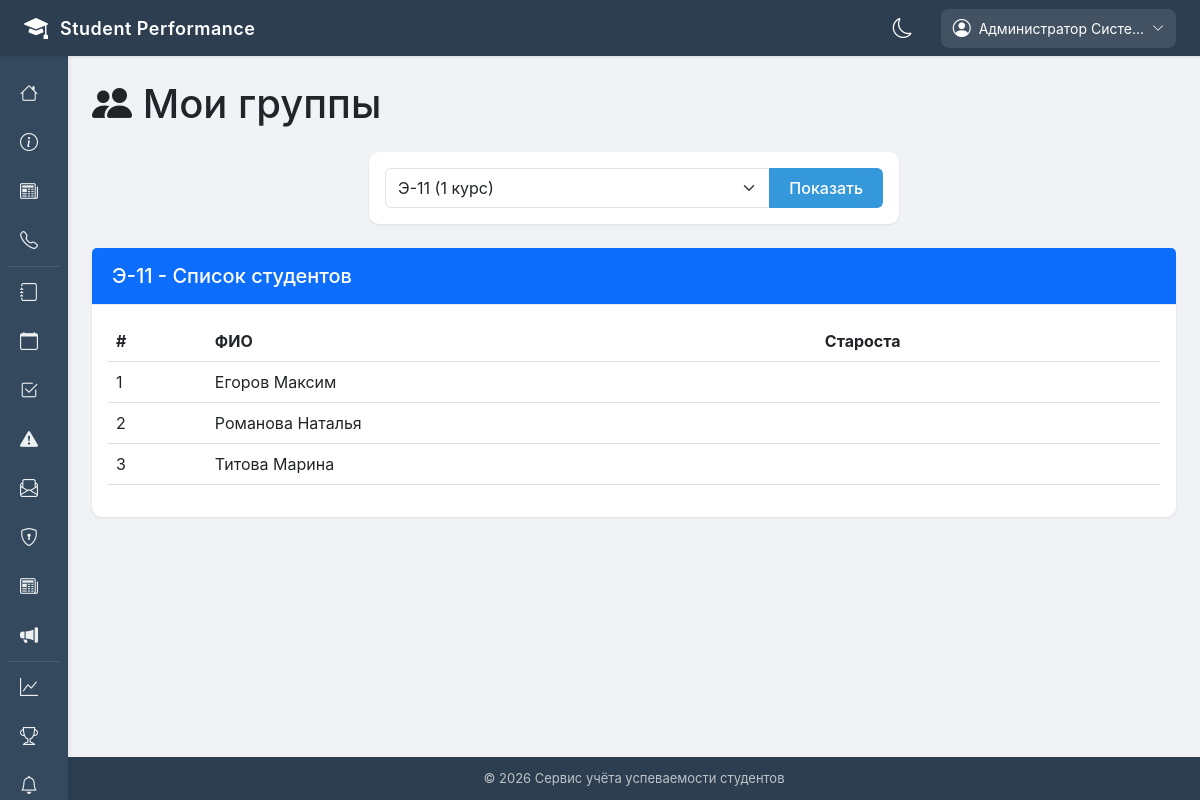
Page /curator/group/ (signed in) on the committed database.
### apps/accounts/models.py (models this page shows, shortened)
class User(AbstractUser):
    ROLE_CHOICES = [
        ('admin', 'Администратор'),
        ('teacher', 'Преподаватель'),
        ('student', 'Студент'),
        ('headman', 'Староста'),
        ('curator', 'Куратор'),
    ]
    role = models.CharField(max_length=20, choices=ROLE_CHOICES, default='student', verbose_name='Роль')
    phone_number = models.CharField(
        max_length=20,
        blank=True,
        null=True,
        validators=[RegexValidator(r'^\+375 \(\d{2}\) \d{3}-\d{2}-\d{2}$')],
        verbose_name='Номер телефона'
    )
    avatar = models.ImageField(upload_to='avatars/', blank=True, null=True, verbose_name='Аватар')
    date_of_birth = models.DateField(blank=True, null=True, verbose_name='Дата рождения')
    address = models.TextField(blank=True, null=True, verbose_name='Адрес')
    class Meta:
        verbose_name = 'Пользователь'
        verbose_name_plural = 'Пользователи'
        ordering = ['last_name', 'first_name']

class Group(models.Model):
    name = models.CharField(max_length=20, unique=True, verbose_name='Название группы')
    course = models.IntegerField(verbose_name='Курс')
    specialty = models.CharField(max_length=200, verbose_name='Специальность')
    curator = models.ForeignKey(User, on_delete=models.SET_NULL, null=True, blank=True, related_name='curated_groups', limit_choices_to={'role': 'curator'}, verbose_name='Куратор')
    headman = models.OneToOneField(StudentProfile, on_delete=models.SET_NULL, null=True, blank=True, related_name='headed_group', verbose_name='Староста')
    created_at = models.DateTimeField(auto_now_add=True, verbose_name='Дата создания')
    class Meta:
        verbose_name = 'Группа'
        verbose_name_plural = 'Группы'
        ordering = ['course', 'name']

class StudentProfile(models.Model):
    user = models.OneToOneField(User, on_delete=models.CASCADE, related_name='student_profile', verbose_name='Пользователь')
    group = models.ForeignKey('Group', on_delete=models.SET_NULL, null=True, blank=True, related_name='students', verbose_name='Группа')
    student_card_number = models.CharField(max_length=20, unique=True, blank=True, null=True, verbose_name='Номер студенческого')
    average_grade = models.DecimalField(max_digits=5, decimal_places=2, default=0, verbose_name='Средний балл')
    rating = models.IntegerField(default=0, verbose_name='Рейтинг')
    enrollment_year = models.IntegerField(verbose_name='Год поступления')
    class Meta:
        verbose_name = 'Профиль студента'
        verbose_name_plural = 'Профили студентов'

### apps/accounts/views.py (the view)
# urls.py: path('curator/group/', views.curator_group_students, name='curator_group_students'),
@login_required
def curator_group_students(request):
    if request.user.role != 'curator' and not request.user.is_superuser:
        messages.error(request, 'Доступ запрещён')
        return redirect('home')
    if request.user.is_superuser:
        groups = Group.objects.all()
        selected_group_id = request.GET.get('group')
        if selected_group_id:
            group = get_object_or_404(Group, id=selected_group_id)
        else:
            group = groups.first()
    else:
        groups = Group.objects.filter(curator=request.user)
        group = groups.first()
    students = []
    if group:
        students = StudentProfile.objects.filter(group=group).select_related('user').order_by('user__last_name')
    context = {
        'groups': groups,
        'selected_group': group,
        'students': students,
    }
    return render(request, 'accounts/curator_group_students.html', context)

### templates/accounts/curator_group_students.html (shortened to what this page needs)
{% extends 'base.html' %}
{% block content %}
<div class="row">
    <div class="col-12">
        <h1 class="mb-4"><i class="bi bi-people-fill"></i> Мои группы</h1>
    </div>
</div>
<div class="row mb-4">
    <div class="col-md-6 mx-auto">
        <div class="card">
            <div class="card-body">
                <form method="get">
                    <div class="input-group">
                        <select name="group" class="form-select">
                            {% for group in groups %}
                                <option value="{{ group.id }}" {% if selected_group and selected_group.id == group.id %}selected{% endif %}>
                                    {{ group.name }} ({{ group.course }} курс)
                                </option>
                            {% endfor %}
                        </select>
                        <button type="submit" class="btn btn-primary">Показать</button>
                    </div>
                </form>
            </div>
        </div>
    </div>
</div>
{% if selected_group %}
<div class="row">
    <div class="col-12">
        <div class="card">
            <div class="card-header bg-primary text-white">
                <h5 class="mb-0">{{ selected_group.name }} - Список студентов</h5>
            </div>
            <div class="card-body">
                <div class="table-responsive">
                    <table class="table table-hover">
                        <thead>
                            <tr>
                                <th>#</th>
                                <th>ФИО</th>
                                <th>Староста</th>
                            </tr>
                        </thead>
                        <tbody>
                            {% for student in students %}
                                <tr>
                                    <td>{{ forloop.counter }}</td>
                                    <td>{{ student.user.last_name }} {{ student.user.first_name }}</td>
                                    <td>
                                    </td>
                                </tr>
                            {% empty %}
                                <tr>
                                    <td colspan="3" class="text-center text-muted">Нет студентов</td>
                                </tr>
                            {% endfor %}
                        </tbody>
                    </table>
                </div>
            </div>
        </div>
    </div>
</div>
{% endif %}
{% endblock %}

### templates/base.html (shortened to what this page needs)
<!DOCTYPE html>
<html lang="ru">
<head>
    <link href="https://cdn.jsdelivr.net/npm/bootstrap@5.3.0/dist/css/bootstrap.min.css" rel="stylesheet">
    <link rel="stylesheet" href="https://cdn.jsdelivr.net/npm/bootstrap-icons@1.11.0/font/bootstrap-icons.css">
</head>
<body>
    <div class="top-header">
        <div class="logo-area">
            <a href="{% url 'home' %}" style="text-decoration: none; color: white; display: flex; align-items: center; gap: 12px;">
                <i class="bi bi-mortarboard-fill"></i>
                <span>Student Performance</span>
            </a>
        </div>
        <div class="header-right">
            <div class="theme-toggle-header" onclick="toggleDarkMode()">
                <i id="themeIcon" class="bi bi-moon"></i>
            </div>
            {% if user.is_authenticated %}
                <div class="user-menu">
                    <div class="user-btn">
                        <i class="bi bi-person-circle"></i>
                        <span>{{ user.get_full_name|default:user.username|truncatechars:20 }}</span>
                        <i class="bi bi-chevron-down" style="font-size: 12px;"></i>
                    </div>
                </div>
            {% endif %}
        </div>
    </div>
    <div class="sidebar">
        <ul class="nav-links">
            <li>
                <a href="{% url 'home' %}">
                    <i class="bi bi-house"></i>
                </a>
            </li>
            <li>
                <a href="{% url 'about' %}">
                    <i class="bi bi-info-circle"></i>
                </a>
            </li>
            <li>
                <a href="{% url 'news_list' %}">
                    <i class="bi bi-newspaper"></i>
                </a>
            </li>
            <li>
                <a href="{% url 'contacts' %}">
                    <i class="bi bi-telephone"></i>
                </a>
            </li>
            {% if user.is_authenticated %}
                <li class="sidebar-divider"></li>
                {% if user.role == 'student' or user.role == 'headman' %}
                    <li>
                        <a href="{% url 'gradebook_view' %}">
                            <i class="bi bi-journal"></i>
                            <span>Зачётка</span>
                        </a>
                    </li>
                    <li>
                        <a href="{% url 'student_statistics' %}">
                            <i class="bi bi-graph-up"></i>
                            <span>Статистика</span>
                        </a>
                    </li>
                    <li>
                        <a href="{% url 'schedule_view' %}">
                            <i class="bi bi-calendar"></i>
                            <span>Расписание</span>
                        </a>
                    </li>
                    <li>
                        <a href="{% url 'student_attendance' %}">
                            <i class="bi bi-calendar-check"></i>
                            <span>Посещаемость</span>
                        </a>
                    </li>
                    <li>
                        <a href="{% url 'assignments_list' %}">
                            <i class="bi bi-journal-bookmark-fill"></i>
                            <span>Задания</span>
                        </a>
                    </li>
                    <li>
                        <a href="{% url 'requests_list' %}">
                            <i class="bi bi-envelope"></i>
                            <span>Заявки</span>
                        </a>
                    </li>
                    <li>
                        <a href="{% url 'group_list' %}">
                            <i class="bi bi-people-fill"></i>
                            <span>Моя группа</span>
                        </a>
                    </li>
                    <li>
                        <a href="{% url 'penalties_list' %}">
                            <i class="bi bi-exclamation-triangle-fill"></i>
                            <span>Взыскания</span>
                        </a>
                    </li>
                    <li>
                        <a href="{% url 'student_announcements' %}">
                            <i class="bi bi-megaphone-fill"></i>
                            <span>Объявления</span>
                        </a>
                    </li>
                {% elif user.is_superuser %}
                    <li>
                        <a href="{% url 'admin_all_grades' %}">
                            <i class="bi bi-journal"></i>
                        </a>
                    </li>
                    <li>
                        <a href="{% url 'admin_all_schedule' %}">
                            <i class="bi bi-calendar"></i>
                        </a>
                    </li>
                    <li>
                        <a href="{% url 'admin_attendance' %}">
                            <i class="bi bi-check2-square"></i>
                        </a>
                    </li>
                    <li>
                        <a href="{% url 'admin_penalties' %}">
                            <i class="bi bi-exclamation-triangle-fill"></i>
                        </a>
                    </li>
                    <li>
                        <a href="{% url 'admin_requests' %}">
                            <i class="bi bi-envelope-paper"></i>
                        </a>
                    </li>
                    <li>
                        <a href="/admin/">
                            <i class="bi bi-shield-lock"></i>
                        </a>
                    </li>
                    <li>
                        <a href="{% url 'admin_news' %}">
                            <i class="bi bi-newspaper"></i>
                        </a>
                    </li>
                    <li>
                        <a href="{% url 'admin_announcements' %}">
                            <i class="bi bi-megaphone-fill"></i>
                        </a>
                    </li>
                {% endif %}
                <li class="sidebar-divider"></li>
                {% if user.role == 'student' or user.role == 'headman' or user.is_superuser or user.role == 'teacher'%}
                    <li>
                    <a href="{% url 'analytics_dashboard' %}">
                        <i class="bi bi-graph-up"></i>
                    </a>
                    </li>
                {% endif %}
                <li>
                    <a href="{% url 'rating_list' %}">
                        <i class="bi bi-trophy"></i>
                    </a>
                </li>
                <li>
                    <a href="{% url 'notifications_list' %}">
                        <i class="bi bi-bell"></i>
                    </a>
                </li>
            {% endif %}
        </ul>
    </div>
    <div class="main-content">
        <div class="content-wrapper">
            {% block content %}{% endblock %}
        </div>
        <footer>
            <div class="container">
                <p class="mb-0">&copy; 2026 Сервис учёта успеваемости студентов</p>
            </div>
        </footer>
    </div>
</body>
</html>

### rows in the picture
User: get_full_name "Администратор Систе…"
Group: name "Э-11"
StudentProfile: user.last_name "Егоров", user.first_name "Максим"
StudentProfile: user.last_name "Романова", user.first_name "Наталья"
StudentProfile: user.last_name "Титова", user.first_name "Марина"

### other values in the picture
form field group "Э-11 (1 курс)"
